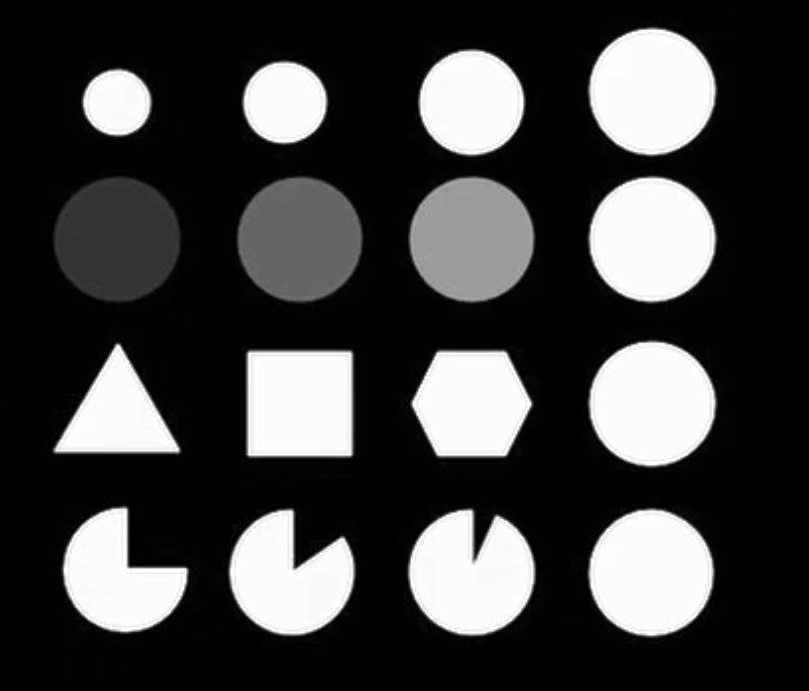
#> input picture lab5/pics_Lab5/testImg.jpg, 809 x 691 px, found by its file name
$ python contour_features.py
#> lines starting #> are read from the running program, lines starting #| are printed output that depends on the picture; after the words box and inside, x2 and y2 are one past the last pixel; in counts of white or black regions, pixels touching at a corner belong together
import cv2 as cv
import sys
import os
import numpy as np
image_path = r"H:\Image_analy\Sensor_techno\lab5\pics_Lab5\testImg.jpg"
image_path1 = r"H:\Image_analy\Sensor_techno\lab5\pics_Lab5\classA\a2.tiff"
image_path2 = r"H:\Image_analy\Sensor_techno\lab5\pics_Lab5\classA\a2.tiff"

if not os.path.exists(image_path):

    sys.exit(f"Error: File not found at {image_path}")

img0 = cv.imread(image_path)
#> img0 is the input picture: shape (691, 809, 3); min 0, max 255, mean 64.7
img1 = cv.imread(image_path1)
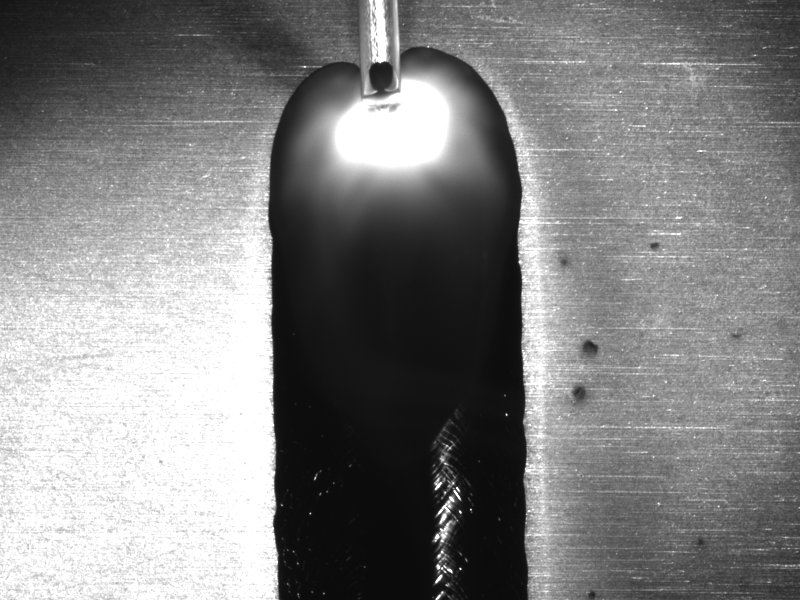
#> input picture lab5/pics_Lab5/classA/a2.tiff, 800 x 600 px, found by its file name
#> img1 is the input picture: shape (600, 800, 3); min 11, max 255, mean 129.2
img2 = cv.imread(image_path2)

class_A =[img0,img1,img2]

for i in class_A:
    if i is None:
        sys.exit("Error: Could not read the image file.")
#> this loop made 3 passes

def resize_image(image, scale_percent):
    width = int(image.shape[1] * scale_percent / 100)
    height = int(image.shape[0] * scale_percent / 100)
    dimensions = (width, height)
    return cv.resize(image, dimensions, interpolation=cv.INTER_AREA)


ksize = (9,9)
kernel =cv.getStructuringElement(cv.MORPH_CROSS,ksize)

def canny_filter(image, lower_threshold=50, upper_threshold=150):
    # Apply Gaussian Blur to reduce noise
    blurred = cv.GaussianBlur(image, (5, 5), 1.4)

    # Apply Canny edge detection
    edges = cv.Canny(blurred, lower_threshold, upper_threshold)

    # Find contours
    contours, _ = cv.findContours(edges, cv.RETR_EXTERNAL, cv.CHAIN_APPROX_SIMPLE)

    return edges, contours

img_tresh = []

for i in class_A:
    edges, contours = canny_filter(i,50,250)

    output = i.copy()


    for cnt in contours:
        # Compute Moments
        M = cv.moments(cnt)
        if M['m00'] != 0:
            cx = int(M['m10'] / M['m00'])  # Centroid X
            cy = int(M['m01'] / M['m00'])  # Centroid Y
        else:
            cx, cy = 0, 0

        # Compute various features
        area = cv.contourArea(cnt)
        perimeter = cv.arcLength(cnt, True)
        hull = cv.convexHull(cnt)
        is_convex = cv.isContourConvex(cnt)
        x, y, w, h = cv.boundingRect(cnt)
        rect = cv.minAreaRect(cnt)
        box = cv.boxPoints(rect)
        box = np.int32(box)
        aspect_ratio = float(w) / h
        equi_diameter = np.sqrt(4 * area / np.pi)
        leftmost = tuple(cnt[cnt[:, :, 0].argmin()][0])
        rightmost = tuple(cnt[cnt[:, :, 0].argmax()][0])
        topmost = tuple(cnt[cnt[:, :, 1].argmin()][0])
        bottommost = tuple(cnt[cnt[:, :, 1].argmax()][0])

        # Draw contours and bounding boxes
        cv.drawContours(output, [cnt], -1, (0, 255, 0), 2)  # Contours in green
        cv.drawContours(output, [box], 0, (0,0,255), 2 )
        if len(cnt)>5:
            ellipse = cv.fitEllipse(cnt)
            cv.ellipse(output, ellipse, (255,0,0),2 )
        # Show the image with contours and features


        # Mark the centroid
        cv.circle(output, (cx, cy), 5, (255, 0, 255), -1)


        # Print contour features
        print(f"Contour Features:")
        print(f" - convex: {is_convex}")
        print(f" - Area: {area}")
        print(f" - Perimeter: {perimeter}")
        print(f" - Aspect Ratio: {aspect_ratio}")
        print(f" - Equivalent Diameter: {equi_diameter}")
        print(f" - Centroid: ({cx}, {cy})")
        print(f" - Bounding Box: x={x}, y={y}, w={w}, h={h}")
        print(f" - Leftmost Point: {leftmost}")
        print(f" - Rightmost Point: {rightmost}")
        print(f" - Topmost Point: {topmost}")
        print(f" - Bottommost Point: {bottommost}")

    # Show the image with contours and features
    cv.imshow("Contours and Features", output)
    cv.waitKey(0)

    # Optional: Display the Canny edges
    cv.imshow("Canny Edges", edges)
    cv.waitKey(0)
#> this loop made 3 passes
#> (printed output is left out)
#> pass 1, in canny_filter, `edges = cv.Canny(blurred, lower_threshold, upper_threshold)`:
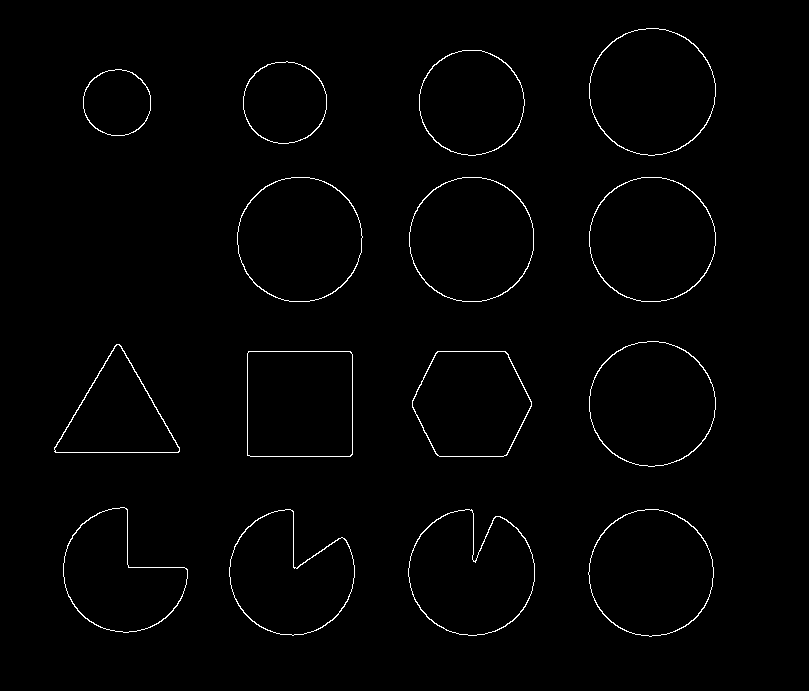
#> edges: shape (691, 809); 1.2% white in thin lines or dots, all inside (x1, y1, x2, y2) = (54, 28, 716, 637)
#> pass 1, `cv.imshow("Contours and Features", output)`:
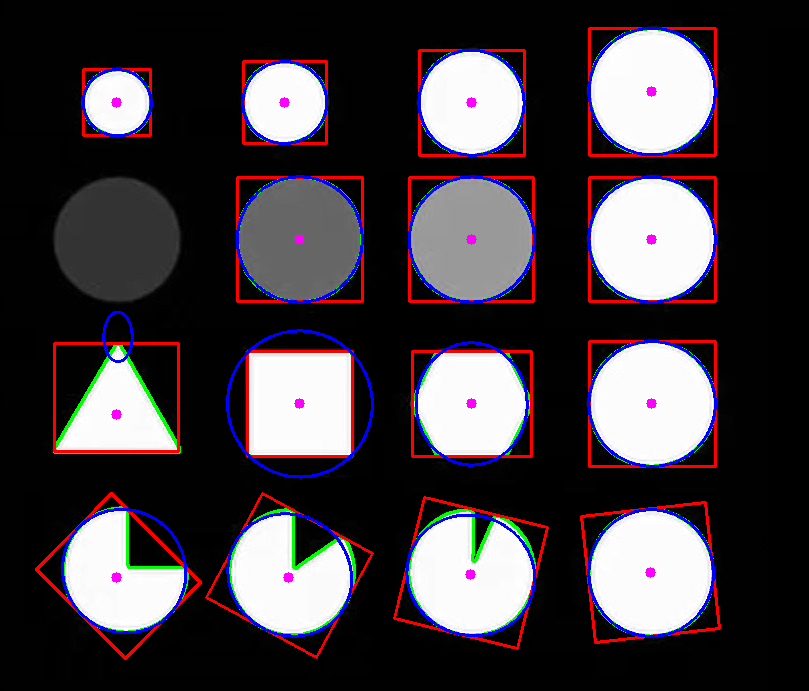
#> window 'Contours and Features': shape (691, 809, 3); mean B, G, R 67.5, 62.1, 67.9
#> after the loop:
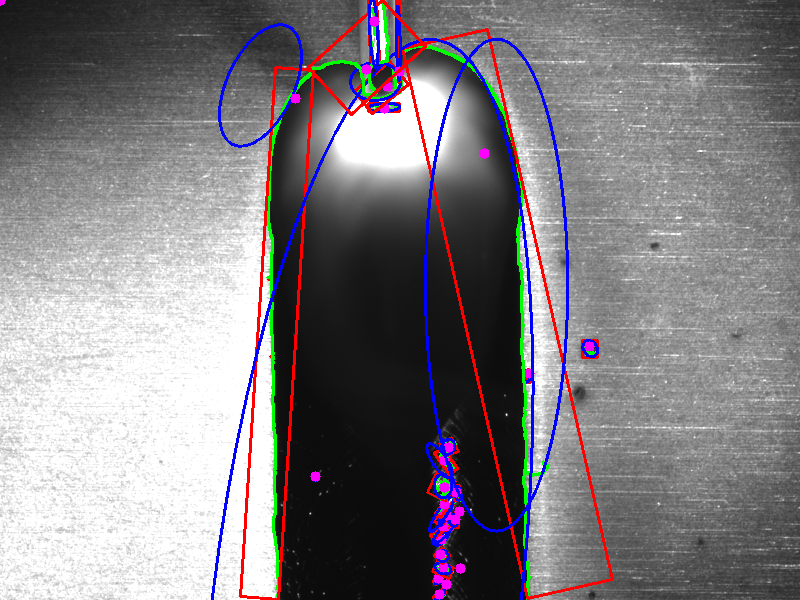
#> output: shape (600, 800, 3); mean B, G, R 129, 124.9, 128.5
